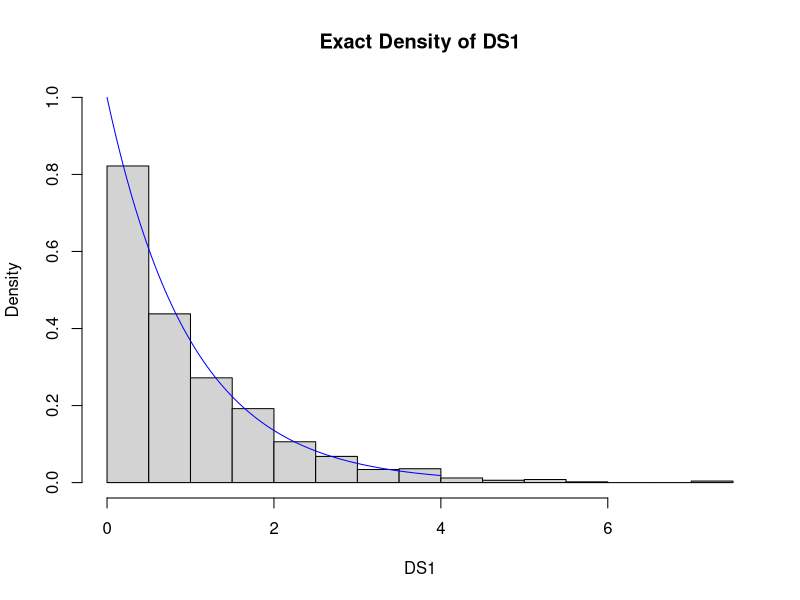
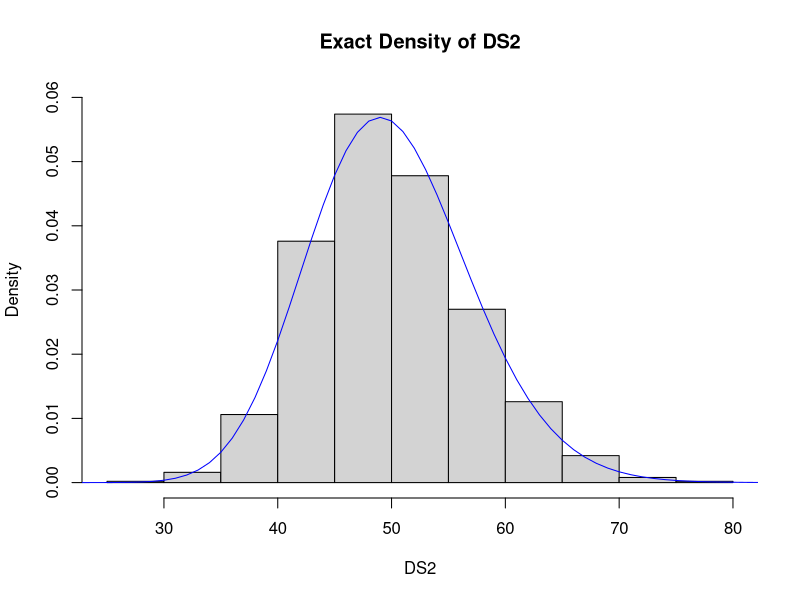
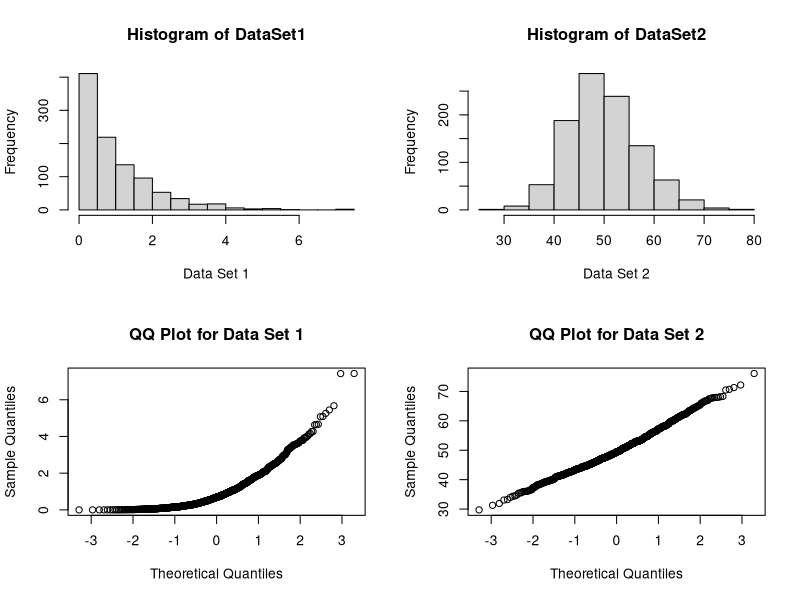
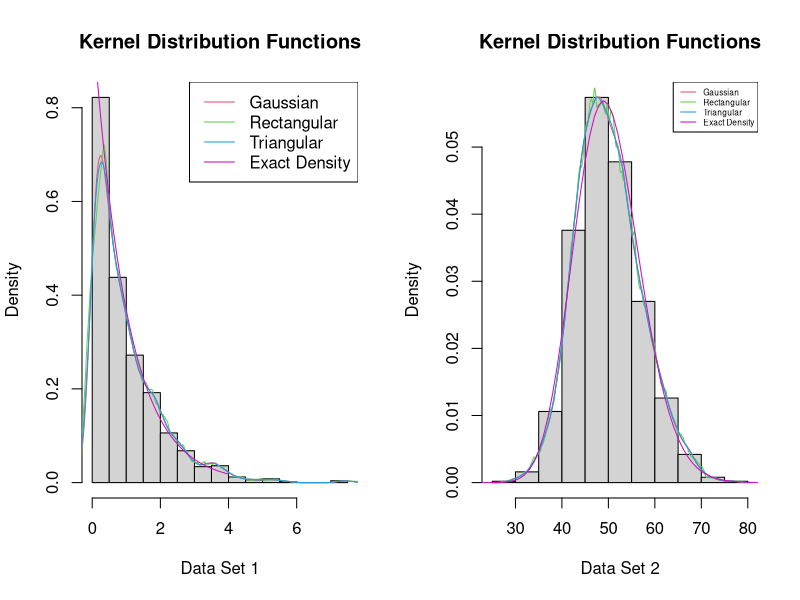

These charts were generated, in order, by the following R code:
#Program 3
#Author: Ganesh Nagarajan
#Generate two Datasets using rGamma
set.seed(100)
dataSet1 <- rgamma(1000,shape = 1)
dataSet2 <- rgamma(1000,shape = 50)
#Draw the exact density function using curve.
hist(dataSet1,freq=F,ylim =  0+c(0,1),
     main="Exact Density of DS1",xlab = "DS1")
curve(dgamma(x,1),
      0,4,add=T,col="blue")
hist(dataSet2,freq=F,ylim =  0+c(0,0.06),
     main="Exact Density of DS2",xlab = "DS2")
curve(dgamma(x,50),
      0,100,add=T,col="blue")
#Configure the base plotting system for 2x2 plot
par(mfrow = c(2,2))
#Plot the Hitograms followed by the QQ plot
hist(dataSet1,main = "Histogram of DataSet1",xlab = "Data Set 1")
hist(dataSet2,main = "Histogram of DataSet2",xlab = "Data Set 2")
qqnorm(dataSet1,main = "QQ Plot for Data Set 1")
qqnorm(dataSet2,main = "QQ Plot for Data Set 2")
#Sumamry of the DataSet to determine the  mean-median relationship
summary(dataSet1)
summary(dataSet2)
par(mfcol = c(1,2))
#Plot the Histograms followed by the Kernel Distribution Plots for Data Set 1
hist(dataSet1,main = "Kernel Distribution Functions",
     xlab = "Data Set 1",prob = 1)
lines(density(dataSet1,kernel = "gaussian"),col = 2,cex = 0.5)
lines(density(dataSet1,kernel = "rectangular"),col = 3,cex = 0.5)
lines(density(dataSet1,kernel = "triangular"),col = 4,cex = 0.5)
curve(dgamma(x,1),0,4,add=T,col=6)
legend(
  "topright",legend = c("Gaussian","Rectangular","Triangular","Exact Density"),
  col = c(2,3,4,6),lty = 1
)
#Plot the Histogram
hist(dataSet2,main = "Kernel Distribution Functions",
     xlab = "Data Set 2",prob = 1)
lines(density(dataSet2,kernel = "gaussian"),col = 2)
lines(density(dataSet2,kernel = "rectangular"),col = 3)
lines(density(dataSet2,kernel = "triangular"),col = 4)
curve(dgamma(x,50),0,100,add=T,col=6)
legend(
  "topright",legend = c("Gaussian","Rectangular","Triangular","Exact Density"),
  col = c(2,3,4,6),lty = 1,cex = 0.5)
